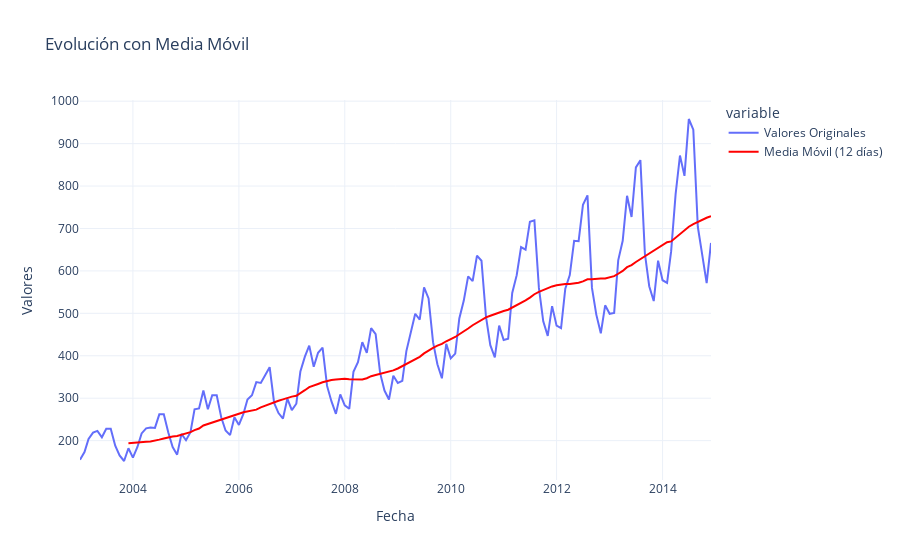

Notebook code for this chart:
### Markdown cell above
Con este primer acercamiento, puedo confirmar que mi serie tiene tendencia a aumentar en el tiempo. Es cierto que antes del 2007 se ve cierto ruido en años anterior pero aunque era ligero, era visible un aumento. A partir de este año se reduce el ruido pero se aclara más el alza producida hasta el 2012. Después de aquí los valores siguen aumentando pero se presenta algo más de ruido.

### Code cell
analisis_st.graficar_media_movil(window=12)

### Figure 1 — Plotly figure (JSON) as saved in the notebook; plotly's stock layout.template omitted (floating-point values rounded to 4 significant figures; data arrays with more than 128 entries replaced by an {"elided": "..."} marker saying what was removed)
{"data": [{"hovertemplate": "variable=Number_Trucks_Sold<br>Fecha=%{x}<br>value=%{y}<extra></extra>", "legendgroup": "Number_Trucks_Sold", "line": {"color": "#636efa", "dash": "solid"}, "marker": {"symbol": "circle"}, "mode": "lines", "name": "Valores Originales", "orientation": "v", "showlegend": true, "type": "scatter", "x": {"elided": "144 str values"}, "xaxis": "x", "y": {"elided": "144 int values"}, "yaxis": "y"}, {"hovertemplate": "variable=rolling_window<br>Fecha=%{x}<br>value=%{y}<extra></extra>", "legendgroup": "rolling_window", "line": {"color": "red", "dash": "solid"}, "marker": {"symbol": "circle"}, "mode": "lines", "name": "Media Móvil (12 días)", "orientation": "v", "showlegend": true, "type": "scatter", "x": {"elided": "144 str values"}, "xaxis": "x", "y": {"elided": "144 float values"}, "yaxis": "y"}], "layout": {"legend": {"title": {"text": "variable"}, "tracegroupgap": 0}, "title": {"text": "Evolución con Media Móvil"}, "xaxis": {"anchor": "y", "domain": [0, 1], "title": {"text": "Fecha"}}, "yaxis": {"anchor": "x", "domain": [0, 1], "title": {"text": "Valores"}}}}
